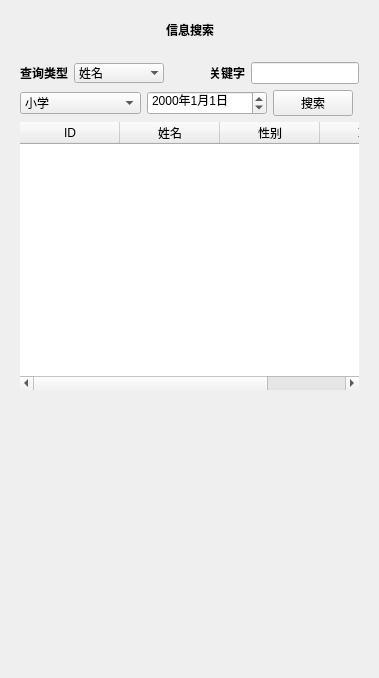
<?xml version="1.0" encoding="UTF-8"?>
<ui version="4.0">
 <class>toolWidget</class>
 <widget class="QWidget" name="toolWidget">
  <property name="geometry">
   <rect>
    <x>0</x>
    <y>0</y>
    <width>379</width>
    <height>678</height>
   </rect>
  </property>
  <property name="windowTitle">
   <string>Form</string>
  </property>
  <layout class="QVBoxLayout" name="verticalLayout_2">
   <item>
    <widget class="QStackedWidget" name="toolArea">
     <property name="currentIndex">
      <number>0</number>
     </property>
     <widget class="QWidget" name="searchPage">
      <layout class="QVBoxLayout" name="verticalLayout">
       <item>
        <layout class="QGridLayout" name="gridLayout">
         <item row="7" column="0" colspan="2">
          <spacer name="verticalSpacer">
           <property name="orientation">
            <enum>Qt::Vertical</enum>
           </property>
           <property name="sizeHint" stdset="0">
            <size>
             <width>20</width>
             <height>40</height>
            </size>
           </property>
          </spacer>
         </item>
         <item row="1" column="0" colspan="3">
          <layout class="QHBoxLayout" name="horizontalLayout_6">
           <item>
            <spacer name="horizontalSpacer_7">
             <property name="orientation">
              <enum>Qt::Horizontal</enum>
             </property>
             <property name="sizeHint" stdset="0">
              <size>
               <width>40</width>
               <height>20</height>
              </size>
             </property>
            </spacer>
           </item>
           <item>
            <widget class="QLabel" name="label_5">
             <property name="font">
              <font>
               <bold>true</bold>
              </font>
             </property>
             <property name="text">
              <string>信息搜索</string>
             </property>
            </widget>
           </item>
           <item>
            <spacer name="horizontalSpacer_3">
             <property name="orientation">
              <enum>Qt::Horizontal</enum>
             </property>
             <property name="sizeHint" stdset="0">
              <size>
               <width>40</width>
               <height>20</height>
              </size>
             </property>
            </spacer>
           </item>
          </layout>
         </item>
         <item row="3" column="0" colspan="3">
          <layout class="QHBoxLayout" name="horizontalLayout_3">
           <item>
            <widget class="QLabel" name="label">
             <property name="font">
              <font>
               <pointsize>9</pointsize>
               <bold>true</bold>
              </font>
             </property>
             <property name="text">
              <string>查询类型</string>
             </property>
            </widget>
           </item>
           <item>
            <widget class="QComboBox" name="Kind">
             <property name="minimumSize">
              <size>
               <width>90</width>
               <height>0</height>
              </size>
             </property>
             <property name="font">
              <font>
               <pointsize>9</pointsize>
              </font>
             </property>
             <property name="focusPolicy">
              <enum>Qt::ClickFocus</enum>
             </property>
             <property name="frame">
              <bool>false</bool>
             </property>
             <item>
              <property name="text">
               <string>姓名</string>
              </property>
             </item>
             <item>
              <property name="text">
               <string>职业</string>
              </property>
             </item>
             <item>
              <property name="text">
               <string>生平事迹</string>
              </property>
             </item>
             <item>
              <property name="text">
               <string>出生日期</string>
              </property>
             </item>
             <item>
              <property name="text">
               <string>学历</string>
              </property>
             </item>
            </widget>
           </item>
           <item>
            <spacer name="horizontalSpacer_11">
             <property name="orientation">
              <enum>Qt::Horizontal</enum>
             </property>
             <property name="sizeHint" stdset="0">
              <size>
               <width>40</width>
               <height>20</height>
              </size>
             </property>
            </spacer>
           </item>
           <item>
            <widget class="QLabel" name="label_6">
             <property name="font">
              <font>
               <pointsize>9</pointsize>
               <bold>true</bold>
              </font>
             </property>
             <property name="text">
              <string>关键字</string>
             </property>
            </widget>
           </item>
           <item>
            <widget class="QLineEdit" name="KeyWord">
             <property name="font">
              <font/>
             </property>
             <property name="focusPolicy">
              <enum>Qt::ClickFocus</enum>
             </property>
            </widget>
           </item>
          </layout>
         </item>
         <item row="5" column="0">
          <layout class="QHBoxLayout" name="horizontalLayout">
           <item>
            <widget class="QComboBox" name="KeyEdu">
             <property name="sizePolicy">
              <sizepolicy hsizetype="Expanding" vsizetype="Fixed">
               <horstretch>0</horstretch>
               <verstretch>0</verstretch>
              </sizepolicy>
             </property>
             <property name="font">
              <font/>
             </property>
             <property name="focusPolicy">
              <enum>Qt::ClickFocus</enum>
             </property>
             <item>
              <property name="text">
               <string>小学</string>
              </property>
             </item>
             <item>
              <property name="text">
               <string>初中</string>
              </property>
             </item>
             <item>
              <property name="text">
               <string>高中</string>
              </property>
             </item>
             <item>
              <property name="text">
               <string>大学专科</string>
              </property>
             </item>
             <item>
              <property name="text">
               <string>大学本科</string>
              </property>
             </item>
             <item>
              <property name="text">
               <string>研究生</string>
              </property>
             </item>
            </widget>
           </item>
           <item>
            <widget class="QDateEdit" name="KeyDate">
             <property name="sizePolicy">
              <sizepolicy hsizetype="Expanding" vsizetype="Fixed">
               <horstretch>0</horstretch>
               <verstretch>0</verstretch>
              </sizepolicy>
             </property>
             <property name="minimumSize">
              <size>
               <width>0</width>
               <height>24</height>
              </size>
             </property>
             <property name="font">
              <font/>
             </property>
             <property name="focusPolicy">
              <enum>Qt::ClickFocus</enum>
             </property>
             <property name="displayFormat">
              <string>yyyy年M月d日</string>
             </property>
             <property name="calendarPopup">
              <bool>false</bool>
             </property>
            </widget>
           </item>
          </layout>
         </item>
         <item row="6" column="0" colspan="3">
          <widget class="QTableWidget" name="tableKW">
           <property name="font">
            <font>
             <pointsize>9</pointsize>
            </font>
           </property>
           <property name="focusPolicy">
            <enum>Qt::NoFocus</enum>
           </property>
           <property name="frameShape">
            <enum>QFrame::NoFrame</enum>
           </property>
           <attribute name="horizontalHeaderCascadingSectionResizes">
            <bool>false</bool>
           </attribute>
           <attribute name="horizontalHeaderHighlightSections">
            <bool>false</bool>
           </attribute>
           <attribute name="horizontalHeaderShowSortIndicator" stdset="0">
            <bool>false</bool>
           </attribute>
           <attribute name="verticalHeaderVisible">
            <bool>false</bool>
           </attribute>
           <attribute name="verticalHeaderCascadingSectionResizes">
            <bool>false</bool>
           </attribute>
           <column>
            <property name="text">
             <string>ID</string>
            </property>
           </column>
           <column>
            <property name="text">
             <string>姓名</string>
            </property>
           </column>
           <column>
            <property name="text">
             <string>性别</string>
            </property>
           </column>
           <column>
            <property name="text">
             <string>职业</string>
            </property>
           </column>
          </widget>
         </item>
         <item row="5" column="1">
          <layout class="QHBoxLayout" name="horizontalLayout_7">
           <item>
            <widget class="QPushButton" name="SearchBtn">
             <property name="sizePolicy">
              <sizepolicy hsizetype="Fixed" vsizetype="Fixed">
               <horstretch>0</horstretch>
               <verstretch>0</verstretch>
              </sizepolicy>
             </property>
             <property name="font">
              <font/>
             </property>
             <property name="text">
              <string>搜索</string>
             </property>
            </widget>
           </item>
          </layout>
         </item>
         <item row="2" column="0" colspan="2">
          <widget class="QWidget" name="widget_4" native="true">
           <property name="sizePolicy">
            <sizepolicy hsizetype="Preferred" vsizetype="Fixed">
             <horstretch>0</horstretch>
             <verstretch>0</verstretch>
            </sizepolicy>
           </property>
           <property name="minimumSize">
            <size>
             <width>0</width>
             <height>10</height>
            </size>
           </property>
           <property name="maximumSize">
            <size>
             <width>16777215</width>
             <height>10</height>
            </size>
           </property>
          </widget>
         </item>
        </layout>
       </item>
      </layout>
     </widget>
     <widget class="QWidget" name="relationPage">
      <layout class="QVBoxLayout" name="verticalLayout_3">
       <item>
        <layout class="QGridLayout" name="gridLayout_4">
         <item row="3" column="0" colspan="3">
          <spacer name="verticalSpacer_3">
           <property name="orientation">
            <enum>Qt::Vertical</enum>
           </property>
           <property name="sizeHint" stdset="0">
            <size>
             <width>20</width>
             <height>40</height>
            </size>
           </property>
          </spacer>
         </item>
         <item row="0" column="0" colspan="3">
          <layout class="QHBoxLayout" name="horizontalLayout_17">
           <item>
            <spacer name="horizontalSpacer">
             <property name="orientation">
              <enum>Qt::Horizontal</enum>
             </property>
             <property name="sizeHint" stdset="0">
              <size>
               <width>40</width>
               <height>20</height>
              </size>
             </property>
            </spacer>
           </item>
           <item>
            <widget class="QLabel" name="label_3">
             <property name="font">
              <font>
               <pointsize>9</pointsize>
               <bold>true</bold>
              </font>
             </property>
             <property name="text">
              <string>按关系查询</string>
             </property>
            </widget>
           </item>
           <item>
            <spacer name="horizontalSpacer_6">
             <property name="orientation">
              <enum>Qt::Horizontal</enum>
             </property>
             <property name="sizeHint" stdset="0">
              <size>
               <width>40</width>
               <height>20</height>
              </size>
             </property>
            </spacer>
           </item>
          </layout>
         </item>
         <item row="1" column="1">
          <widget class="QComboBox" name="relKind">
           <property name="font">
            <font>
             <bold>false</bold>
            </font>
           </property>
           <property name="focusPolicy">
            <enum>Qt::ClickFocus</enum>
           </property>
           <item>
            <property name="text">
             <string>父亲</string>
            </property>
           </item>
           <item>
            <property name="text">
             <string>母亲</string>
            </property>
           </item>
           <item>
            <property name="text">
             <string>伴侣</string>
            </property>
           </item>
           <item>
            <property name="text">
             <string>儿子</string>
            </property>
           </item>
           <item>
            <property name="text">
             <string>女儿</string>
            </property>
           </item>
           <item>
            <property name="text">
             <string>爷爷</string>
            </property>
           </item>
           <item>
            <property name="text">
             <string>奶奶</string>
            </property>
           </item>
           <item>
            <property name="text">
             <string>孙子</string>
            </property>
           </item>
           <item>
            <property name="text">
             <string>孙女</string>
            </property>
           </item>
          </widget>
         </item>
         <item row="1" column="0">
          <widget class="QLabel" name="label_2">
           <property name="font">
            <font>
             <pointsize>9</pointsize>
             <bold>true</bold>
            </font>
           </property>
           <property name="text">
            <string>亲戚类型</string>
           </property>
          </widget>
         </item>
         <item row="1" column="2">
          <widget class="QPushButton" name="searchBtn">
           <property name="maximumSize">
            <size>
             <width>38</width>
             <height>16777215</height>
            </size>
           </property>
           <property name="font">
            <font/>
           </property>
           <property name="focusPolicy">
            <enum>Qt::ClickFocus</enum>
           </property>
           <property name="text">
            <string>查询</string>
           </property>
          </widget>
         </item>
         <item row="2" column="0" colspan="3">
          <widget class="QTableWidget" name="tableRL">
           <property name="font">
            <font>
             <pointsize>10</pointsize>
            </font>
           </property>
           <property name="focusPolicy">
            <enum>Qt::NoFocus</enum>
           </property>
           <property name="frameShape">
            <enum>QFrame::NoFrame</enum>
           </property>
           <attribute name="verticalHeaderVisible">
            <bool>false</bool>
           </attribute>
           <attribute name="verticalHeaderHighlightSections">
            <bool>false</bool>
           </attribute>
           <column>
            <property name="text">
             <string>ID</string>
            </property>
           </column>
           <column>
            <property name="text">
             <string>姓名</string>
            </property>
           </column>
           <column>
            <property name="text">
             <string>学历</string>
            </property>
           </column>
          </widget>
         </item>
        </layout>
       </item>
      </layout>
     </widget>
     <widget class="QWidget" name="detailPage">
      <layout class="QVBoxLayout" name="verticalLayout_4">
       <item>
        <layout class="QGridLayout" name="gridLayout_3">
         <property name="leftMargin">
          <number>0</number>
         </property>
         <property name="topMargin">
          <number>0</number>
         </property>
         <property name="rightMargin">
          <number>0</number>
         </property>
         <property name="bottomMargin">
          <number>0</number>
         </property>
         <item row="8" column="1" colspan="2">
          <widget class="QWidget" name="widget_16" native="true">
           <property name="minimumSize">
            <size>
             <width>0</width>
             <height>10</height>
            </size>
           </property>
           <property name="maximumSize">
            <size>
             <width>16777215</width>
             <height>10</height>
            </size>
           </property>
          </widget>
         </item>
         <item row="13" column="1">
          <widget class="QLabel" name="label_20">
           <property name="font">
            <font>
             <pointsize>9</pointsize>
             <bold>true</bold>
            </font>
           </property>
           <property name="text">
            <string>工作</string>
           </property>
           <property name="alignment">
            <set>Qt::AlignCenter</set>
           </property>
          </widget>
         </item>
         <item row="9" column="1">
          <widget class="QLabel" name="label_11">
           <property name="font">
            <font>
             <pointsize>9</pointsize>
             <bold>true</bold>
            </font>
           </property>
           <property name="text">
            <string>身高</string>
           </property>
           <property name="alignment">
            <set>Qt::AlignCenter</set>
           </property>
          </widget>
         </item>
         <item row="5" column="2" rowspan="3">
          <layout class="QHBoxLayout" name="horizontalLayout_13">
           <item>
            <widget class="QGroupBox" name="genderBox">
             <property name="title">
              <string/>
             </property>
             <layout class="QHBoxLayout" name="horizontalLayout_2">
              <item>
               <widget class="QRadioButton" name="Man">
                <property name="font">
                 <font>
                  <pointsize>9</pointsize>
                 </font>
                </property>
                <property name="focusPolicy">
                 <enum>Qt::ClickFocus</enum>
                </property>
                <property name="contextMenuPolicy">
                 <enum>Qt::NoContextMenu</enum>
                </property>
                <property name="text">
                 <string>男</string>
                </property>
                <property name="checked">
                 <bool>true</bool>
                </property>
               </widget>
              </item>
              <item>
               <widget class="QRadioButton" name="Woman">
                <property name="font">
                 <font>
                  <pointsize>9</pointsize>
                 </font>
                </property>
                <property name="focusPolicy">
                 <enum>Qt::ClickFocus</enum>
                </property>
                <property name="contextMenuPolicy">
                 <enum>Qt::NoContextMenu</enum>
                </property>
                <property name="text">
                 <string>女</string>
                </property>
               </widget>
              </item>
             </layout>
            </widget>
           </item>
           <item>
            <spacer name="horizontalSpacer_8">
             <property name="orientation">
              <enum>Qt::Horizontal</enum>
             </property>
             <property name="sizeHint" stdset="0">
              <size>
               <width>40</width>
               <height>20</height>
              </size>
             </property>
            </spacer>
           </item>
          </layout>
         </item>
         <item row="1" column="1" colspan="2">
          <widget class="QWidget" name="widget_18" native="true">
           <property name="minimumSize">
            <size>
             <width>0</width>
             <height>10</height>
            </size>
           </property>
           <property name="maximumSize">
            <size>
             <width>16777215</width>
             <height>20</height>
            </size>
           </property>
          </widget>
         </item>
         <item row="4" column="1" colspan="2">
          <widget class="QWidget" name="widget_15" native="true">
           <property name="sizePolicy">
            <sizepolicy hsizetype="Preferred" vsizetype="Expanding">
             <horstretch>0</horstretch>
             <verstretch>0</verstretch>
            </sizepolicy>
           </property>
           <property name="minimumSize">
            <size>
             <width>0</width>
             <height>10</height>
            </size>
           </property>
           <property name="maximumSize">
            <size>
             <width>16777215</width>
             <height>10</height>
            </size>
           </property>
          </widget>
         </item>
         <item row="16" column="2">
          <layout class="QHBoxLayout" name="horizontalLayout_14">
           <item>
            <widget class="QDateEdit" name="Birthday">
             <property name="font">
              <font>
               <pointsize>9</pointsize>
              </font>
             </property>
             <property name="focusPolicy">
              <enum>Qt::ClickFocus</enum>
             </property>
             <property name="frame">
              <bool>true</bool>
             </property>
             <property name="displayFormat">
              <string>yyyy年M月d日</string>
             </property>
            </widget>
           </item>
           <item>
            <spacer name="horizontalSpacer_10">
             <property name="orientation">
              <enum>Qt::Horizontal</enum>
             </property>
             <property name="sizeHint" stdset="0">
              <size>
               <width>40</width>
               <height>20</height>
              </size>
             </property>
            </spacer>
           </item>
          </layout>
         </item>
         <item row="17" column="1" colspan="2">
          <widget class="QWidget" name="widget_13" native="true">
           <property name="minimumSize">
            <size>
             <width>0</width>
             <height>10</height>
            </size>
           </property>
           <property name="maximumSize">
            <size>
             <width>16777215</width>
             <height>10</height>
            </size>
           </property>
          </widget>
         </item>
         <item row="18" column="1">
          <widget class="QLabel" name="label_24">
           <property name="font">
            <font>
             <pointsize>9</pointsize>
             <bold>true</bold>
            </font>
           </property>
           <property name="text">
            <string>死亡日期</string>
           </property>
           <property name="alignment">
            <set>Qt::AlignCenter</set>
           </property>
          </widget>
         </item>
         <item row="11" column="1">
          <widget class="QLabel" name="label_21">
           <property name="font">
            <font>
             <pointsize>9</pointsize>
             <bold>true</bold>
            </font>
           </property>
           <property name="text">
            <string>学历</string>
           </property>
           <property name="alignment">
            <set>Qt::AlignCenter</set>
           </property>
          </widget>
         </item>
         <item row="15" column="1" colspan="2">
          <widget class="QWidget" name="widget_21" native="true">
           <property name="minimumSize">
            <size>
             <width>0</width>
             <height>10</height>
            </size>
           </property>
           <property name="maximumSize">
            <size>
             <width>16777215</width>
             <height>10</height>
            </size>
           </property>
          </widget>
         </item>
         <item row="13" column="2">
          <widget class="QLineEdit" name="Job">
           <property name="font">
            <font>
             <pointsize>9</pointsize>
            </font>
           </property>
           <property name="focusPolicy">
            <enum>Qt::ClickFocus</enum>
           </property>
           <property name="contextMenuPolicy">
            <enum>Qt::DefaultContextMenu</enum>
           </property>
           <property name="frame">
            <bool>true</bool>
           </property>
          </widget>
         </item>
         <item row="20" column="1">
          <widget class="QLabel" name="label_25">
           <property name="font">
            <font>
             <pointsize>9</pointsize>
             <bold>true</bold>
            </font>
           </property>
           <property name="text">
            <string>生平简述</string>
           </property>
           <property name="alignment">
            <set>Qt::AlignCenter</set>
           </property>
          </widget>
         </item>
         <item row="16" column="1">
          <widget class="QLabel" name="label_22">
           <property name="font">
            <font>
             <pointsize>9</pointsize>
             <bold>true</bold>
            </font>
           </property>
           <property name="text">
            <string>出生日期</string>
           </property>
           <property name="alignment">
            <set>Qt::AlignCenter</set>
           </property>
          </widget>
         </item>
         <item row="21" column="0" colspan="4">
          <layout class="QHBoxLayout" name="horizontalLayout_15">
           <item>
            <widget class="QPushButton" name="addChild">
             <property name="text">
              <string>添加子女</string>
             </property>
            </widget>
           </item>
           <item>
            <widget class="QPushButton" name="addPartner">
             <property name="text">
              <string>添加伴侣</string>
             </property>
            </widget>
           </item>
           <item>
            <widget class="QPushButton" name="Save">
             <property name="font">
              <font>
               <pointsize>9</pointsize>
              </font>
             </property>
             <property name="contextMenuPolicy">
              <enum>Qt::NoContextMenu</enum>
             </property>
             <property name="text">
              <string>保存</string>
             </property>
             <property name="autoDefault">
              <bool>false</bool>
             </property>
             <property name="default">
              <bool>false</bool>
             </property>
             <property name="flat">
              <bool>false</bool>
             </property>
            </widget>
           </item>
           <item>
            <widget class="QPushButton" name="Delete">
             <property name="font">
              <font>
               <pointsize>9</pointsize>
              </font>
             </property>
             <property name="contextMenuPolicy">
              <enum>Qt::NoContextMenu</enum>
             </property>
             <property name="text">
              <string>删除</string>
             </property>
             <property name="autoDefault">
              <bool>false</bool>
             </property>
            </widget>
           </item>
          </layout>
         </item>
         <item row="2" column="1" rowspan="2">
          <widget class="QLabel" name="label_19">
           <property name="font">
            <font>
             <pointsize>9</pointsize>
             <bold>true</bold>
            </font>
           </property>
           <property name="layoutDirection">
            <enum>Qt::LeftToRight</enum>
           </property>
           <property name="text">
            <string>姓名</string>
           </property>
           <property name="alignment">
            <set>Qt::AlignCenter</set>
           </property>
          </widget>
         </item>
         <item row="12" column="1" colspan="2">
          <widget class="QWidget" name="widget_19" native="true">
           <property name="minimumSize">
            <size>
             <width>0</width>
             <height>10</height>
            </size>
           </property>
           <property name="maximumSize">
            <size>
             <width>16777215</width>
             <height>10</height>
            </size>
           </property>
          </widget>
         </item>
         <item row="0" column="1" colspan="2">
          <layout class="QHBoxLayout" name="horizontalLayout_178">
           <item>
            <spacer name="horizontalSpacer_4">
             <property name="orientation">
              <enum>Qt::Horizontal</enum>
             </property>
             <property name="sizeHint" stdset="0">
              <size>
               <width>40</width>
               <height>20</height>
              </size>
             </property>
            </spacer>
           </item>
           <item>
            <widget class="QLabel" name="label_4">
             <property name="font">
              <font>
               <bold>true</bold>
              </font>
             </property>
             <property name="text">
              <string>详细信息</string>
             </property>
            </widget>
           </item>
           <item>
            <spacer name="horizontalSpacer_2">
             <property name="orientation">
              <enum>Qt::Horizontal</enum>
             </property>
             <property name="sizeHint" stdset="0">
              <size>
               <width>40</width>
               <height>20</height>
              </size>
             </property>
            </spacer>
           </item>
          </layout>
         </item>
         <item row="10" column="1" colspan="2">
          <widget class="QWidget" name="widget_17" native="true">
           <property name="minimumSize">
            <size>
             <width>0</width>
             <height>10</height>
            </size>
           </property>
           <property name="maximumSize">
            <size>
             <width>16777215</width>
             <height>10</height>
            </size>
           </property>
          </widget>
         </item>
         <item row="11" column="2">
          <layout class="QHBoxLayout" name="horizontalLayout_16">
           <item>
            <widget class="QComboBox" name="Education">
             <property name="sizePolicy">
              <sizepolicy hsizetype="Minimum" vsizetype="Fixed">
               <horstretch>0</horstretch>
               <verstretch>0</verstretch>
              </sizepolicy>
             </property>
             <property name="minimumSize">
              <size>
               <width>80</width>
               <height>0</height>
              </size>
             </property>
             <property name="font">
              <font>
               <pointsize>9</pointsize>
              </font>
             </property>
             <property name="focusPolicy">
              <enum>Qt::ClickFocus</enum>
             </property>
             <property name="editable">
              <bool>false</bool>
             </property>
             <property name="maxCount">
              <number>100</number>
             </property>
             <property name="iconSize">
              <size>
               <width>14</width>
               <height>14</height>
              </size>
             </property>
             <property name="duplicatesEnabled">
              <bool>false</bool>
             </property>
             <property name="frame">
              <bool>true</bool>
             </property>
             <item>
              <property name="text">
               <string>小学</string>
              </property>
             </item>
             <item>
              <property name="text">
               <string>初中</string>
              </property>
             </item>
             <item>
              <property name="text">
               <string>高中</string>
              </property>
             </item>
             <item>
              <property name="text">
               <string>大学专科</string>
              </property>
             </item>
             <item>
              <property name="text">
               <string>大学本科</string>
              </property>
             </item>
             <item>
              <property name="text">
               <string>研究生</string>
              </property>
             </item>
            </widget>
           </item>
           <item>
            <spacer name="horizontalSpacer_9">
             <property name="orientation">
              <enum>Qt::Horizontal</enum>
             </property>
             <property name="sizeHint" stdset="0">
              <size>
               <width>40</width>
               <height>20</height>
              </size>
             </property>
            </spacer>
           </item>
          </layout>
         </item>
         <item row="18" column="2">
          <layout class="QHBoxLayout" name="horizontalLayout_1022">
           <item>
            <widget class="QDateEdit" name="Deathday">
             <property name="font">
              <font>
               <pointsize>9</pointsize>
              </font>
             </property>
             <property name="focusPolicy">
              <enum>Qt::ClickFocus</enum>
             </property>
             <property name="contextMenuPolicy">
              <enum>Qt::DefaultContextMenu</enum>
             </property>
             <property name="frame">
              <bool>true</bool>
             </property>
             <property name="displayFormat">
              <string>yyyy年M月d日</string>
             </property>
            </widget>
           </item>
           <item>
            <spacer name="horizontalSpacer_15">
             <property name="orientation">
              <enum>Qt::Horizontal</enum>
             </property>
             <property name="sizeHint" stdset="0">
              <size>
               <width>40</width>
               <height>20</height>
              </size>
             </property>
            </spacer>
           </item>
          </layout>
         </item>
         <item row="9" column="2">
          <layout class="QHBoxLayout" name="horizontalLayout_12">
           <item>
            <widget class="QDoubleSpinBox" name="Height">
             <property name="font">
              <font>
               <pointsize>9</pointsize>
              </font>
             </property>
             <property name="focusPolicy">
              <enum>Qt::ClickFocus</enum>
             </property>
             <property name="contextMenuPolicy">
              <enum>Qt::DefaultContextMenu</enum>
             </property>
             <property name="frame">
              <bool>true</bool>
             </property>
             <property name="minimum">
              <double>0.000000000000000</double>
             </property>
             <property name="maximum">
              <double>1000.000000000000000</double>
             </property>
             <property name="singleStep">
              <double>0.100000000000000</double>
             </property>
            </widget>
           </item>
           <item>
            <widget class="QLabel" name="CM">
             <property name="font">
              <font>
               <pointsize>9</pointsize>
              </font>
             </property>
             <property name="text">
              <string>厘米</string>
             </property>
            </widget>
           </item>
           <item>
            <spacer name="horizontalSpacer_5">
             <property name="orientation">
              <enum>Qt::Horizontal</enum>
             </property>
             <property name="sizeHint" stdset="0">
              <size>
               <width>40</width>
               <height>20</height>
              </size>
             </property>
            </spacer>
           </item>
          </layout>
         </item>
         <item row="2" column="2" rowspan="2">
          <widget class="QLineEdit" name="Name">
           <property name="font">
            <font>
             <pointsize>9</pointsize>
            </font>
           </property>
           <property name="focusPolicy">
            <enum>Qt::ClickFocus</enum>
           </property>
           <property name="contextMenuPolicy">
            <enum>Qt::DefaultContextMenu</enum>
           </property>
           <property name="frame">
            <bool>true</bool>
           </property>
          </widget>
         </item>
         <item row="5" column="1" rowspan="3">
          <widget class="QLabel" name="label_9">
           <property name="font">
            <font>
             <pointsize>9</pointsize>
             <bold>true</bold>
            </font>
           </property>
           <property name="text">
            <string>性别</string>
           </property>
           <property name="alignment">
            <set>Qt::AlignCenter</set>
           </property>
          </widget>
         </item>
         <item row="20" column="2">
          <widget class="QPlainTextEdit" name="Introduction">
           <property name="font">
            <font>
             <pointsize>9</pointsize>
            </font>
           </property>
           <property name="focusPolicy">
            <enum>Qt::ClickFocus</enum>
           </property>
           <property name="frameShape">
            <enum>QFrame::StyledPanel</enum>
           </property>
           <property name="frameShadow">
            <enum>QFrame::Plain</enum>
           </property>
           <property name="backgroundVisible">
            <bool>false</bool>
           </property>
          </widget>
         </item>
         <item row="19" column="1" colspan="2">
          <widget class="QWidget" name="widget_14" native="true">
           <property name="minimumSize">
            <size>
             <width>0</width>
             <height>10</height>
            </size>
           </property>
           <property name="maximumSize">
            <size>
             <width>16777215</width>
             <height>10</height>
            </size>
           </property>
          </widget>
         </item>
        </layout>
       </item>
      </layout>
     </widget>
     <widget class="QWidget" name="statisticsPage">
      <widget class="QWidget" name="widget_5" native="true">
       <property name="geometry">
        <rect>
         <x>30</x>
         <y>40</y>
         <width>251</width>
         <height>231</height>
        </rect>
       </property>
       <layout class="QVBoxLayout" name="verticalLayout_5">
        <item>
         <widget class="QWidget" name="widget_3" native="true">
          <layout class="QHBoxLayout" name="horizontalLayout_8">
           <item>
            <widget class="QLabel" name="label_13">
             <property name="text">
              <string>家族总人数：</string>
             </property>
            </widget>
           </item>
           <item>
            <widget class="QLabel" name="label_total">
             <property name="text">
              <string>TextLabel</string>
             </property>
            </widget>
           </item>
          </layout>
         </widget>
        </item>
        <item>
         <widget class="QWidget" name="widget" native="true">
          <layout class="QHBoxLayout" name="horizontalLayout_4">
           <item>
            <widget class="QLabel" name="label_7">
             <property name="text">
              <string>男性人数：</string>
             </property>
            </widget>
           </item>
           <item>
            <widget class="QLabel" name="label_man">
             <property name="text">
              <string>TextLabel</string>
             </property>
            </widget>
           </item>
          </layout>
         </widget>
        </item>
        <item>
         <widget class="QWidget" name="widget_2" native="true">
          <layout class="QHBoxLayout" name="horizontalLayout_5">
           <item>
            <widget class="QLabel" name="label_8">
             <property name="text">
              <string>女性人数：</string>
             </property>
            </widget>
           </item>
           <item>
            <widget class="QLabel" name="label_woman">
             <property name="text">
              <string>TextLabel</string>
             </property>
            </widget>
           </item>
          </layout>
         </widget>
        </item>
       </layout>
      </widget>
      <widget class="QWidget" name="widget_6" native="true">
       <property name="geometry">
        <rect>
         <x>30</x>
         <y>290</y>
         <width>231</width>
         <height>211</height>
        </rect>
       </property>
       <layout class="QHBoxLayout" name="horizontalLayout_9">
        <item>
         <widget class="QLabel" name="label_10">
          <property name="text">
           <string>学历统计：</string>
          </property>
         </widget>
        </item>
        <item>
         <widget class="QWidget" name="widget_7" native="true">
          <layout class="QGridLayout" name="gridLayout_2">
           <item row="0" column="0">
            <widget class="QLabel" name="label_12">
             <property name="text">
              <string>小学：</string>
             </property>
            </widget>
           </item>
           <item row="0" column="1">
            <widget class="QLabel" name="label_primary">
             <property name="text">
              <string>TextLabel</string>
             </property>
            </widget>
           </item>
           <item row="1" column="0">
            <widget class="QLabel" name="label_15">
             <property name="text">
              <string>初中：</string>
             </property>
            </widget>
           </item>
           <item row="1" column="1">
            <widget class="QLabel" name="label_middle">
             <property name="text">
              <string>TextLabel</string>
             </property>
            </widget>
           </item>
           <item row="2" column="0">
            <widget class="QLabel" name="label_17">
             <property name="text">
              <string>高中：</string>
             </property>
            </widget>
           </item>
           <item row="2" column="1">
            <widget class="QLabel" name="label_high">
             <property name="text">
              <string>TextLabel</string>
             </property>
            </widget>
           </item>
           <item row="3" column="0">
            <widget class="QLabel" name="label_23">
             <property name="text">
              <string>大学专科：</string>
             </property>
            </widget>
           </item>
           <item row="4" column="0">
            <widget class="QLabel" name="label_27">
             <property name="text">
              <string>大学本科：</string>
             </property>
            </widget>
           </item>
           <item row="5" column="0">
            <widget class="QLabel" name="label_29">
             <property name="text">
              <string>研究生：</string>
             </property>
            </widget>
           </item>
           <item row="5" column="1">
            <widget class="QLabel" name="label_university03">
             <property name="text">
              <string>TextLabel</string>
             </property>
            </widget>
           </item>
           <item row="3" column="1">
            <widget class="QLabel" name="label_university01">
             <property name="text">
              <string>TextLabel</string>
             </property>
            </widget>
           </item>
           <item row="4" column="1">
            <widget class="QLabel" name="label_university02">
             <property name="text">
              <string>TextLabel</string>
             </property>
            </widget>
           </item>
          </layout>
         </widget>
        </item>
       </layout>
      </widget>
     </widget>
    </widget>
   </item>
  </layout>
 </widget>
 <resources/>
 <connections/>
</ui>
